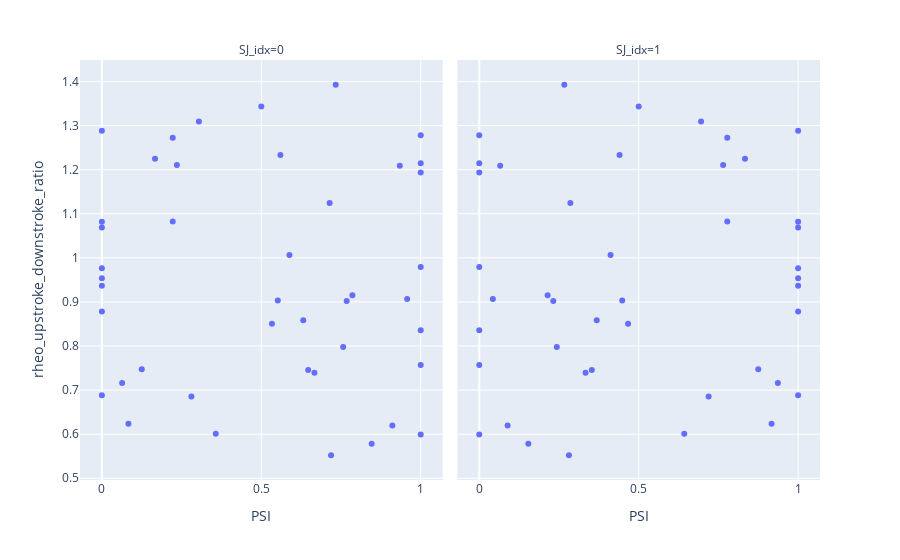

Notebook cell for this chart:
### Code cell
adata.plot_SJ_prop_sc_ttype(intron_group, ephys_prop)

### Figure 1 — Plotly figure (JSON) as saved in the notebook; plotly's stock layout.template omitted (floating-point values rounded to 4 significant figures)
{"data": [{"hovertemplate": "<b>%{hovertext}</b><br><br>SJ_idx=0<br>PSI=%{x}<br>rheo_upstroke_downstroke_ratio=%{y}<extra></extra>", "hovertext": ["Sst Calb2 Pdlim5", "Sst Esm1", "Sst Calb2 Necab1", "Sst Hpse Cbln4", "Sst Tac2 Myh4", "Pvalb Tpbg", "Vip Crispld2 Kcne4", "Vip Pygm C1ql1", "Vip Lmo1 Myl1", "Pvalb Vipr2", "Vip Rspo4 Rxfp1 Chat", "Pvalb Reln Itm2a", "Sst Chodl", "Pvalb Akr1c18 Ntf3", "Pvalb Gabrg1", "Pvalb Sema3e Kank4", "Sst Tac1 Htr1d", "Sst Crhr2 Efemp1", "Sst Tac1 Tacr3", "Sst Rxfp1 Prdm8", "Sst Crh 4930553C11Rik ", "Sst Tac2 Tacstd2", "Pvalb Reln Tac1", "Pvalb Th Sst", "Sst Nts", "Sst Hpse Sema3c", "Sst Rxfp1 Eya1", "Sst Mme Fam114a1", "Sst Myh8 Etv1 ", "Lamp5 Lsp1", "Lamp5 Plch2 Dock5", "Lamp5 Ntn1 Npy2r", "Sncg Vip Itih5", "Vip Lect1 Oxtr", "Sst Nr2f2 Necab1", "Sncg Vip Nptx2", "Vip Crispld2 Htr2c", "Vip Ptprt Pkp2", "Pvalb Gpr149 Islr", "Sncg Gpr50", "Lamp5 Fam19a1 Tmem182", "Vip Col15a1 Pde1a", "Serpinf1 Aqp5 Vip", "Pvalb Calb1 Sst", "Vip Chat Htr1f", "Vip Lmo1 Fam159b", "Vip Arhgap36 Hmcn1"], "legendgroup": "", "marker": {"color": "#636efa", "symbol": "circle"}, "mode": "markers", "name": "", "orientation": "v", "showlegend": false, "type": "scatter", "x": [0.9344, 0.7333, 1, 0.3043, 0.3571, 0.2807, 0, 1, 0.8462, 0.08333, 0.7188, 0.06349, 0.9111, 0.125, 0, 0, 0.2353, 0.7143, 0.6316, 0.9574, 0.2222, 0.7568, 0, 0, 0.5517, 0.5882, 0.6667, 0, 0.7857, 0.7679, 0.6471, 0.5333, 1, 1, 0, 1, 0.1667, 0.56, 0.2222, null, null, null, 0.5, 0, 1, 1, null], "xaxis": "x", "y": [1.209, 1.393, 1.278, 1.309, 0.6007, 0.6853, 0.6881, 0.599, 0.5785, 0.6234, 0.5522, 0.7159, 0.6195, 0.7474, 1.288, 1.082, 1.21, 1.124, 0.8586, 0.9065, 1.082, 0.7979, 0.878, 0.9762, 0.9029, 1.006, 0.7394, 0.9369, 0.9153, 0.9022, 0.7457, 0.8506, 0.7567, 0.836, 0.9535, 0.9791, 1.225, 1.233, 1.272, 1.092, 0.9638, 1.04, 1.343, 1.069, 1.194, 1.215, 1.217], "yaxis": "y"}, {"hovertemplate": "<b>%{hovertext}</b><br><br>SJ_idx=1<br>PSI=%{x}<br>rheo_upstroke_downstroke_ratio=%{y}<extra></extra>", "hovertext": ["Sst Calb2 Pdlim5", "Sst Esm1", "Sst Calb2 Necab1", "Sst Hpse Cbln4", "Sst Tac2 Myh4", "Pvalb Tpbg", "Vip Crispld2 Kcne4", "Vip Pygm C1ql1", "Vip Lmo1 Myl1", "Pvalb Vipr2", "Vip Rspo4 Rxfp1 Chat", "Pvalb Reln Itm2a", "Sst Chodl", "Pvalb Akr1c18 Ntf3", "Pvalb Gabrg1", "Pvalb Sema3e Kank4", "Sst Tac1 Htr1d", "Sst Crhr2 Efemp1", "Sst Tac1 Tacr3", "Sst Rxfp1 Prdm8", "Sst Crh 4930553C11Rik ", "Sst Tac2 Tacstd2", "Pvalb Reln Tac1", "Pvalb Th Sst", "Sst Nts", "Sst Hpse Sema3c", "Sst Rxfp1 Eya1", "Sst Mme Fam114a1", "Sst Myh8 Etv1 ", "Lamp5 Lsp1", "Lamp5 Plch2 Dock5", "Lamp5 Ntn1 Npy2r", "Sncg Vip Itih5", "Vip Lect1 Oxtr", "Sst Nr2f2 Necab1", "Sncg Vip Nptx2", "Vip Crispld2 Htr2c", "Vip Ptprt Pkp2", "Pvalb Gpr149 Islr", "Sncg Gpr50", "Lamp5 Fam19a1 Tmem182", "Vip Col15a1 Pde1a", "Serpinf1 Aqp5 Vip", "Pvalb Calb1 Sst", "Vip Chat Htr1f", "Vip Lmo1 Fam159b", "Vip Arhgap36 Hmcn1"], "legendgroup": "", "marker": {"color": "#636efa", "symbol": "circle"}, "mode": "markers", "name": "", "orientation": "v", "showlegend": false, "type": "scatter", "x": [0.06557, 0.2667, 0, 0.6957, 0.6429, 0.7193, 1, 0, 0.1538, 0.9167, 0.2812, 0.9365, 0.08889, 0.875, 1, 1, 0.7647, 0.2857, 0.3684, 0.04255, 0.7778, 0.2432, 1, 1, 0.4483, 0.4118, 0.3333, 1, 0.2143, 0.2321, 0.3529, 0.4667, 0, 0, 1, 0, 0.8333, 0.44, 0.7778, null, null, null, 0.5, 1, 0, 0, null], "xaxis": "x2", "y": [1.209, 1.393, 1.278, 1.309, 0.6007, 0.6853, 0.6881, 0.599, 0.5785, 0.6234, 0.5522, 0.7159, 0.6195, 0.7474, 1.288, 1.082, 1.21, 1.124, 0.8586, 0.9065, 1.082, 0.7979, 0.878, 0.9762, 0.9029, 1.006, 0.7394, 0.9369, 0.9153, 0.9022, 0.7457, 0.8506, 0.7567, 0.836, 0.9535, 0.9791, 1.225, 1.233, 1.272, 1.092, 0.9638, 1.04, 1.343, 1.069, 1.194, 1.215, 1.217], "yaxis": "y2"}], "layout": {"annotations": [{"font": {}, "showarrow": false, "text": "SJ_idx=0", "x": 0.245, "xanchor": "center", "xref": "paper", "y": 1, "yanchor": "bottom", "yref": "paper"}, {"font": {}, "showarrow": false, "text": "SJ_idx=1", "x": 0.755, "xanchor": "center", "xref": "paper", "y": 1, "yanchor": "bottom", "yref": "paper"}], "legend": {"tracegroupgap": 0}, "margin": {"t": 60}, "xaxis": {"anchor": "y", "domain": [0, 0.49], "title": {"text": "PSI"}}, "xaxis2": {"anchor": "y2", "domain": [0.51, 1], "matches": "x", "title": {"text": "PSI"}}, "yaxis": {"anchor": "x", "domain": [0, 1], "title": {"text": "rheo_upstroke_downstroke_ratio"}}, "yaxis2": {"anchor": "x2", "domain": [0, 1], "matches": "y", "showticklabels": false}}}
